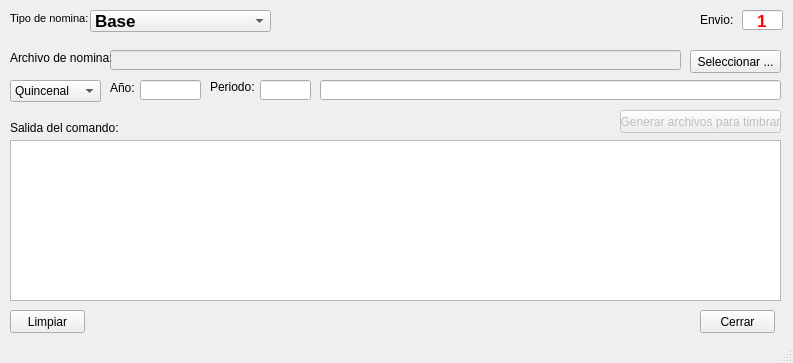
<?xml version="1.0" encoding="UTF-8"?>
<ui version="4.0">
 <class>MainWindow</class>
 <widget class="QMainWindow" name="MainWindow">
  <property name="geometry">
   <rect>
    <x>0</x>
    <y>0</y>
    <width>793</width>
    <height>363</height>
   </rect>
  </property>
  <property name="windowTitle">
   <string>GENERADOR TIMBRADO 2017</string>
  </property>
  <widget class="QWidget" name="centralwidget">
   <widget class="QLineEdit" name="txtarchivo">
    <property name="enabled">
     <bool>false</bool>
    </property>
    <property name="geometry">
     <rect>
      <x>110</x>
      <y>50</y>
      <width>571</width>
      <height>20</height>
     </rect>
    </property>
    <property name="placeholderText">
     <string extracomment="Ruta del archivo"/>
    </property>
   </widget>
   <widget class="QPushButton" name="btnseleccionar">
    <property name="geometry">
     <rect>
      <x>690</x>
      <y>50</y>
      <width>91</width>
      <height>23</height>
     </rect>
    </property>
    <property name="text">
     <string>Seleccionar ...</string>
    </property>
   </widget>
   <widget class="QLineEdit" name="txtanio">
    <property name="geometry">
     <rect>
      <x>140</x>
      <y>80</y>
      <width>61</width>
      <height>20</height>
     </rect>
    </property>
   </widget>
   <widget class="QLineEdit" name="txtqna">
    <property name="geometry">
     <rect>
      <x>260</x>
      <y>80</y>
      <width>51</width>
      <height>20</height>
     </rect>
    </property>
   </widget>
   <widget class="QLabel" name="label">
    <property name="geometry">
     <rect>
      <x>210</x>
      <y>80</y>
      <width>47</width>
      <height>13</height>
     </rect>
    </property>
    <property name="text">
     <string>Periodo:</string>
    </property>
   </widget>
   <widget class="QLabel" name="label_2">
    <property name="geometry">
     <rect>
      <x>110</x>
      <y>80</y>
      <width>31</width>
      <height>16</height>
     </rect>
    </property>
    <property name="text">
     <string>Año:</string>
    </property>
   </widget>
   <widget class="QLabel" name="label_3">
    <property name="geometry">
     <rect>
      <x>10</x>
      <y>50</y>
      <width>101</width>
      <height>16</height>
     </rect>
    </property>
    <property name="text">
     <string>Archivo de nomina:</string>
    </property>
   </widget>
   <widget class="QPushButton" name="btngenerar">
    <property name="enabled">
     <bool>false</bool>
    </property>
    <property name="geometry">
     <rect>
      <x>620</x>
      <y>110</y>
      <width>161</width>
      <height>23</height>
     </rect>
    </property>
    <property name="text">
     <string>Generar archivos para timbrar</string>
    </property>
   </widget>
   <widget class="QTextEdit" name="txtsalida">
    <property name="enabled">
     <bool>true</bool>
    </property>
    <property name="geometry">
     <rect>
      <x>10</x>
      <y>140</y>
      <width>771</width>
      <height>161</height>
     </rect>
    </property>
    <property name="html">
     <string>&lt;!DOCTYPE HTML PUBLIC &quot;-//W3C//DTD HTML 4.0//EN&quot; &quot;http://www.w3.org/TR/REC-html40/strict.dtd&quot;&gt;
&lt;html&gt;&lt;head&gt;&lt;meta name=&quot;qrichtext&quot; content=&quot;1&quot; /&gt;&lt;style type=&quot;text/css&quot;&gt;
p, li { white-space: pre-wrap; }
&lt;/style&gt;&lt;/head&gt;&lt;body style=&quot; font-family:'MS Shell Dlg 2'; font-size:8.25pt; font-weight:400; font-style:normal;&quot;&gt;
&lt;p style=&quot;-qt-paragraph-type:empty; margin-top:0px; margin-bottom:0px; margin-left:0px; margin-right:0px; -qt-block-indent:0; text-indent:0px;&quot;&gt;&lt;br /&gt;&lt;/p&gt;&lt;/body&gt;&lt;/html&gt;</string>
    </property>
   </widget>
   <widget class="QLabel" name="label_5">
    <property name="geometry">
     <rect>
      <x>10</x>
      <y>120</y>
      <width>111</width>
      <height>16</height>
     </rect>
    </property>
    <property name="text">
     <string>Salida del comando:</string>
    </property>
   </widget>
   <widget class="QPushButton" name="btncerrar">
    <property name="geometry">
     <rect>
      <x>700</x>
      <y>310</y>
      <width>75</width>
      <height>23</height>
     </rect>
    </property>
    <property name="text">
     <string>Cerrar</string>
    </property>
   </widget>
   <widget class="QPushButton" name="btnlimpiar">
    <property name="geometry">
     <rect>
      <x>10</x>
      <y>310</y>
      <width>75</width>
      <height>23</height>
     </rect>
    </property>
    <property name="text">
     <string>Limpiar</string>
    </property>
   </widget>
   <widget class="QLineEdit" name="txt_descripcion">
    <property name="geometry">
     <rect>
      <x>320</x>
      <y>80</y>
      <width>461</width>
      <height>20</height>
     </rect>
    </property>
   </widget>
   <widget class="QLineEdit" name="txtenvio">
    <property name="geometry">
     <rect>
      <x>742</x>
      <y>10</y>
      <width>41</width>
      <height>20</height>
     </rect>
    </property>
    <property name="palette">
     <palette>
      <active>
       <colorrole role="Text">
        <brush brushstyle="SolidPattern">
         <color alpha="255">
          <red>255</red>
          <green>0</green>
          <blue>0</blue>
         </color>
        </brush>
       </colorrole>
      </active>
      <inactive>
       <colorrole role="Text">
        <brush brushstyle="SolidPattern">
         <color alpha="255">
          <red>255</red>
          <green>0</green>
          <blue>0</blue>
         </color>
        </brush>
       </colorrole>
      </inactive>
      <disabled>
       <colorrole role="Text">
        <brush brushstyle="SolidPattern">
         <color alpha="255">
          <red>120</red>
          <green>120</green>
          <blue>120</blue>
         </color>
        </brush>
       </colorrole>
      </disabled>
     </palette>
    </property>
    <property name="font">
     <font>
      <pointsize>13</pointsize>
      <weight>75</weight>
      <bold>true</bold>
     </font>
    </property>
    <property name="autoFillBackground">
     <bool>false</bool>
    </property>
    <property name="text">
     <string>1</string>
    </property>
    <property name="alignment">
     <set>Qt::AlignCenter</set>
    </property>
   </widget>
   <widget class="QLabel" name="label_4">
    <property name="geometry">
     <rect>
      <x>700</x>
      <y>10</y>
      <width>41</width>
      <height>20</height>
     </rect>
    </property>
    <property name="text">
     <string>Envio:</string>
    </property>
   </widget>
   <widget class="QComboBox" name="cbtiponomina">
    <property name="geometry">
     <rect>
      <x>90</x>
      <y>10</y>
      <width>181</width>
      <height>22</height>
     </rect>
    </property>
    <property name="font">
     <font>
      <pointsize>13</pointsize>
      <weight>75</weight>
      <bold>true</bold>
     </font>
    </property>
    <item>
     <property name="text">
      <string>Base</string>
     </property>
    </item>
    <item>
     <property name="text">
      <string>Confianza</string>
     </property>
    </item>
    <item>
     <property name="text">
      <string>Honorarios</string>
     </property>
    </item>
    <item>
     <property name="text">
      <string>-- Plantilla --</string>
     </property>
    </item>
   </widget>
   <widget class="QLabel" name="label_6">
    <property name="geometry">
     <rect>
      <x>10</x>
      <y>10</y>
      <width>131</width>
      <height>16</height>
     </rect>
    </property>
    <property name="font">
     <font>
      <pointsize>8</pointsize>
     </font>
    </property>
    <property name="text">
     <string>Tipo de nomina:</string>
    </property>
   </widget>
   <widget class="QComboBox" name="cbperiodo">
    <property name="geometry">
     <rect>
      <x>10</x>
      <y>80</y>
      <width>91</width>
      <height>22</height>
     </rect>
    </property>
    <item>
     <property name="text">
      <string>Quincenal</string>
     </property>
    </item>
    <item>
     <property name="text">
      <string>Mensual</string>
     </property>
    </item>
   </widget>
  </widget>
  <widget class="QStatusBar" name="statusbar"/>
 </widget>
 <resources/>
 <connections>
  <connection>
   <sender>btncerrar</sender>
   <signal>clicked()</signal>
   <receiver>MainWindow</receiver>
   <slot>close()</slot>
   <hints>
    <hint type="sourcelabel">
     <x>747</x>
     <y>291</y>
    </hint>
    <hint type="destinationlabel">
     <x>396</x>
     <y>167</y>
    </hint>
   </hints>
  </connection>
 </connections>
</ui>
